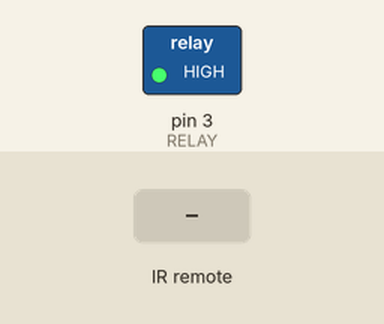
A sketch run on a simulated Arduino Uno, built with avr-gcc and run on an emulated ATmega328P. Shown: switched loads named in the sketch (green lamp = pin HIGH). Inputs (shaded band) come from the test bench.

Above: at 1.2 s.
1.3 s: infrared code 0x54440C received
At 1.9 s:
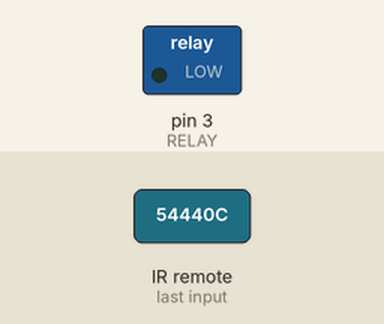
2.8 s: infrared code 0x5444C0 received
At 4.2 s:
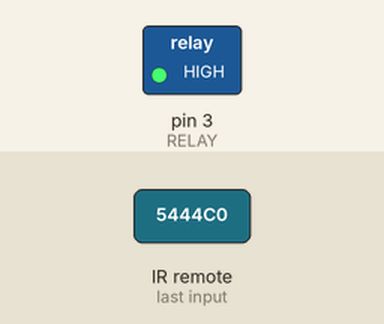
Timing chart, 0 to 5.8 s (numbered marks = the images above; inputs shaded):
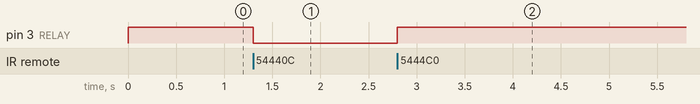

The sketch:

Attiny_rf_relay.ino
```cpp
/*
  Simple example for receiving

  http://code.google.com/p/rc-switch/
*/

#include <RCSwitch.h>

#define RELAY 3

RCSwitch mySwitch = RCSwitch();

void setup() {
  pinMode(RELAY, OUTPUT);
  digitalWrite(RELAY, HIGH);
  mySwitch.enableReceive(0);  // Receiver on inerrupt 0 => that is pin #2
}

void loop() {
  if (mySwitch.available()) {

    uint32_t value = mySwitch.getReceivedValue();
    if (value == 5522444) {
      digitalWrite(RELAY, LOW);
    }
    else if (value == 5522624) {
      digitalWrite(RELAY, HIGH);
    }
    mySwitch.resetAvailable();
  }
}
```

Measured:
- after the input at 1.3 s, pin 3 (RELAY): HIGH → LOW at once
- after the input at 2.8 s, pin 3 (RELAY): LOW → HIGH at once
